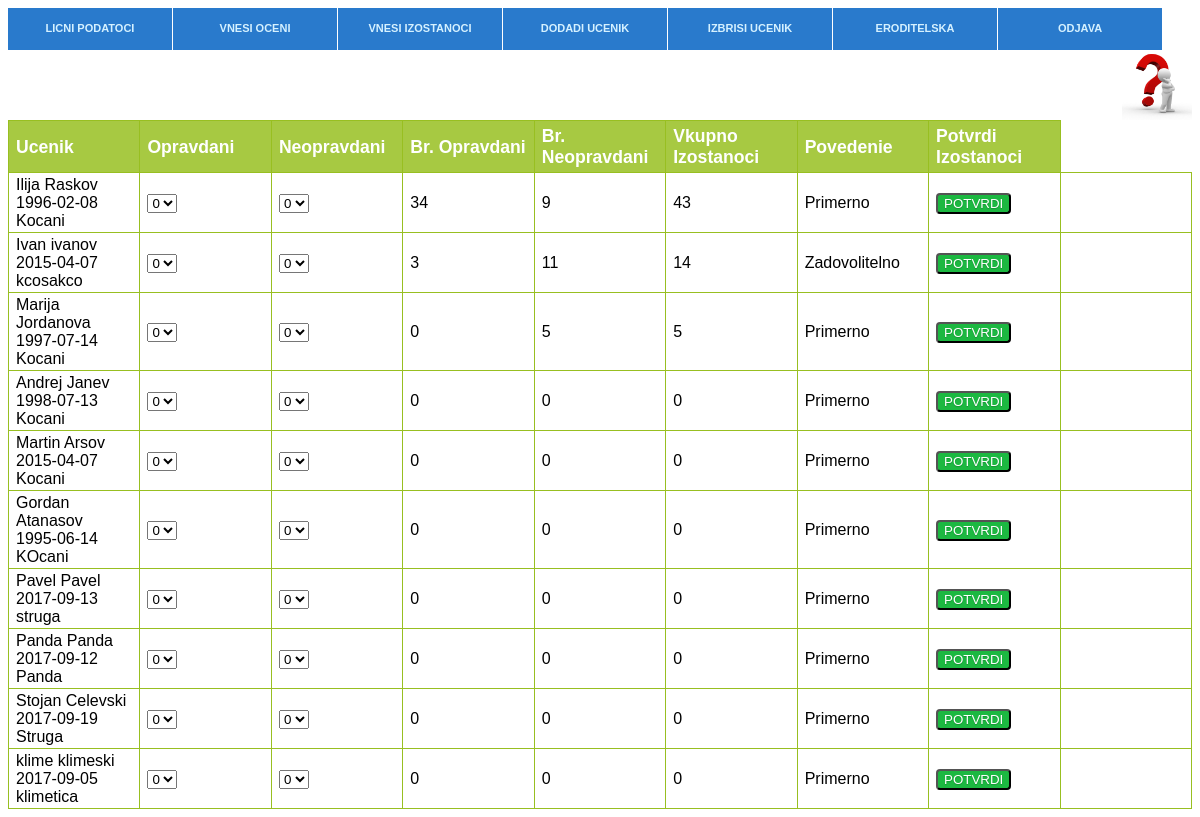
/vnesiizostanoci.php, run on the app's committed database.
### tables this page shows
CREATE TABLE `podatoci` (
  `id` int(11) NOT NULL,
  `id_user` int(11) DEFAULT NULL,
  `ime` varchar(20) DEFAULT NULL,
  `prezime` varchar(20) DEFAULT NULL,
  `datum_raganje` date DEFAULT NULL,
  `mesto` varchar(30) NOT NULL,
  `pozicija` int(11) NOT NULL
);

CREATE TABLE `povedenie` (
  `id` int(11) NOT NULL,
  `id_user` int(11) NOT NULL,
  `opravdani` int(11) NOT NULL,
  `neopravdani` int(11) NOT NULL,
  `vkupno` int(11) NOT NULL,
  `povedenie` varchar(1) NOT NULL
);

### vnesiizostanoci.php (the view, shortened to what this page needs)
<!DOCTYPE html>
<html>
<head>
</head>
<body>
<div id="tabs25">
<ul>
  <li><a href="http://localhost/ednevnik/pocetnaprofesor.php">LICNI PODATOCI</a></li>
  <li><a href="http://localhost/ednevnik/vnesioceni.php">VNESI OCENI</a></li>
  <li><a href="http://localhost/ednevnik/vnesiizostanoci.php">VNESI IZOSTANOCI</a></li>
  <li><a href="http://localhost/ednevnik/dodadi.php">DODADI UCENIK</a></li>
  <li><a href="http://localhost/ednevnik/izbrisi.php">IZBRISI UCENIK</a></li>
  <li><a href="http://localhost/ednevnik/Eroditelska.php">ERODITELSKA</a></li>
  <li><a href="http://localhost/ednevnik/logout.php">ODJAVA</a></li>
</ul>
</div>
<img src=question-mark.png width="70"  height="70"align="right" onclick="myFunction()" alt="Pomos">
<?php
 $con=mysqli_connect("localhost","root","","ednevnik") or die("Neuspesen obid za povrzuvanje so serverot!");
 $sqlquery=mysqli_query($con, "SELECT * FROM povedenie ");
 $sql1query=mysqli_query($con, "SELECT * FROM podatoci WHERE pozicija=1 ");
 echo
   "<br><br><br>
    <table id='customers'><tr>
    <th>Ucenik </th>
	<th>Opravdani</th>
	<th>Neopravdani</th>
	<th>Br. Opravdani</th>
	<th>Br. Neopravdani</th>
	<th>Vkupno Izostanoci</th>
	<th>Povedenie</th>
	<th>Potvrdi Izostanoci</th>
	</tr class='alt'>";
 while($ucenik = mysqli_fetch_array($sql1query) and $povedenie = mysqli_fetch_array($sqlquery) )
 {
	 if($povedenie['neopravdani']<=10)
	 {
		 $tip1="Primerno";
	 }
	 elseif(($povedenie['neopravdani']>10) and ($povedenie['neopravdani']<=15))
	 {
		 $tip1="Zadovolitelno";
	 }
	 else
	 {
		 $tip1="Nezadovolitelno";
	 }
	 echo "<form action='vnesiizostanoci.php' method='POST'>";
	 echo "<tr>";
	 echo "<td>";
     echo $ucenik['ime']." ".$ucenik['prezime'];
     echo "<br>";
     echo $ucenik['datum_raganje']."<br>";
     echo $ucenik['mesto'];
     echo "</td>";
	 echo "<td>".
	 "<select selected='$povedenie[opravdani]' name='opravdani'>
     <option value=1>1</option>
     <option value=2>2</option>
     <option value=3>3</option>
     <option value=4>4</option>
	 <option value=5>5</option>
	 <option value=6>6</option>
	 <option value=7>7</option>
	 <option selected style='display:none;'>" . 0 . "</option>
     </select></td>";
     echo "<td>".
	 "<select selected='$povedenie[neopravdani]' name='neopravdani'>
     <option value=1>1</option>
     <option value=2>2</option>
     <option value=3>3</option>
     <option value=4>4</option>
	 <option value=5>5</option>
	 <option value=6>6</option>
	 <option value=7>7</option>
	 <option selected style='display:none;'>" . 0 . "</option>
     </select></td>";
     echo "<td>" .  $povedenie['opravdani'] . "</td>";
     echo "<td>" .  $povedenie['neopravdani'] . "</td>";
	 echo "<td>" .  $povedenie['vkupno'] . "</td>";
	 echo "<td>". $tip1 . "</td>";
	 echo "<td>". "<input type=submit name=submit class=button-success value=POTVRDI " . "</td>";
	 echo "<td>". "<input type=hidden name=hidden value=". $povedenie['id_user']  . "</td>";
	 echo "</tr></form>";
 }
 echo "</table>";
?>
</body>
</html>

### vnesiizostanoci.php (style rules this page uses)
ul { list-style-type: none; margin: 0; padding: 0; overflow: hidden; }
li { float: left; }
a:link, a:visited { display: block; width: 120px; font-weight: bold; color: #FFFFFF; background-color: #297ACC; text-align: center; padding: 4px; text-decoration: none; text-transform: uppercase; }
#tabs25 { position:relative;display:block;height:42px;font-size:11px;font-weight:bold;background:transparent url(images/blueslate_background.gif) repeat-x top left;font-family:Arial,Verdana,Helvitica,sans-serif;text-transform:uppercase; }
#tabs25 ul { margin:0px;padding:0;list-style-type:none;width:auto; }
#tabs25 ul li { display:block;float:left;margin:0 1px 0 0; }
#tabs25 ul li a { display:block;float:left;color:#D5F1FF;text-decoration:none;padding:14px 22px 0 22px;height:28px; }
#customers { table-layout: fixed; font-family: "Trebuchet MS", Arial, Helvetica, sans-serif; width: 100%; border-collapse: collapse; }
#customers td, #customers th { font-size: 1em; border: 1px solid #98bf21; padding: 3px 7px 2px 7px; }
#customers th { font-size: 1.1em; text-align: left; padding-top: 5px; padding-bottom: 4px; background-color: #A7C942; color: #ffffff; }
.button-success { color: white; border-radius: 4px; text-shadow: 0 1px 1px rgba(0, 0, 0, 0.2); background: rgb(28, 184, 65); }

### data on the page
povedenie: opravdani "0", neopravdani "0", opravdani "34", neopravdani "9", vkupno "43", neopravdani "Primerno"
podatoci: ime "Ilija", prezime "Raskov", datum_raganje "1996-02-08", mesto "Kocani"
povedenie: opravdani "0", neopravdani "0", opravdani "3", neopravdani "11", vkupno "14", neopravdani "Zadovolitelno"
podatoci: ime "Ivan", prezime "ivanov", datum_raganje "2015-04-07", mesto "kcosakco"
povedenie: opravdani "0", neopravdani "0", neopravdani "5", vkupno "5", neopravdani "Primerno"
podatoci: ime "Marija", prezime "Jordanova", datum_raganje "1997-07-14", mesto "Kocani"
povedenie: opravdani "0", neopravdani "0", vkupno "0", neopravdani "Primerno"
podatoci: ime "Andrej", prezime "Janev", datum_raganje "1998-07-13", mesto "Kocani"
povedenie: opravdani "0", neopravdani "0", vkupno "0", neopravdani "Primerno"
podatoci: ime "Martin", prezime "Arsov", datum_raganje "2015-04-07", mesto "Kocani"
povedenie: opravdani "0", neopravdani "0", vkupno "0", neopravdani "Primerno"
podatoci: ime "Gordan", prezime "Atanasov", datum_raganje "1995-06-14", mesto "KOcani"
povedenie: opravdani "0", neopravdani "0", vkupno "0", neopravdani "Primerno"
podatoci: ime "Pavel", prezime "Pavel", datum_raganje "2017-09-13", mesto "struga"
povedenie: opravdani "0", neopravdani "0", vkupno "0", neopravdani "Primerno"
podatoci: ime "Panda", prezime "Panda", datum_raganje "2017-09-12", mesto "Panda"
povedenie: opravdani "0", neopravdani "0", vkupno "0", neopravdani "Primerno"
podatoci: ime "Stojan", prezime "Celevski", datum_raganje "2017-09-19", mesto "Struga"
povedenie: opravdani "0", neopravdani "0", vkupno "0", neopravdani "Primerno"
podatoci: ime "klime", prezime "klimeski", datum_raganje "2017-09-05", mesto "klimetica"
